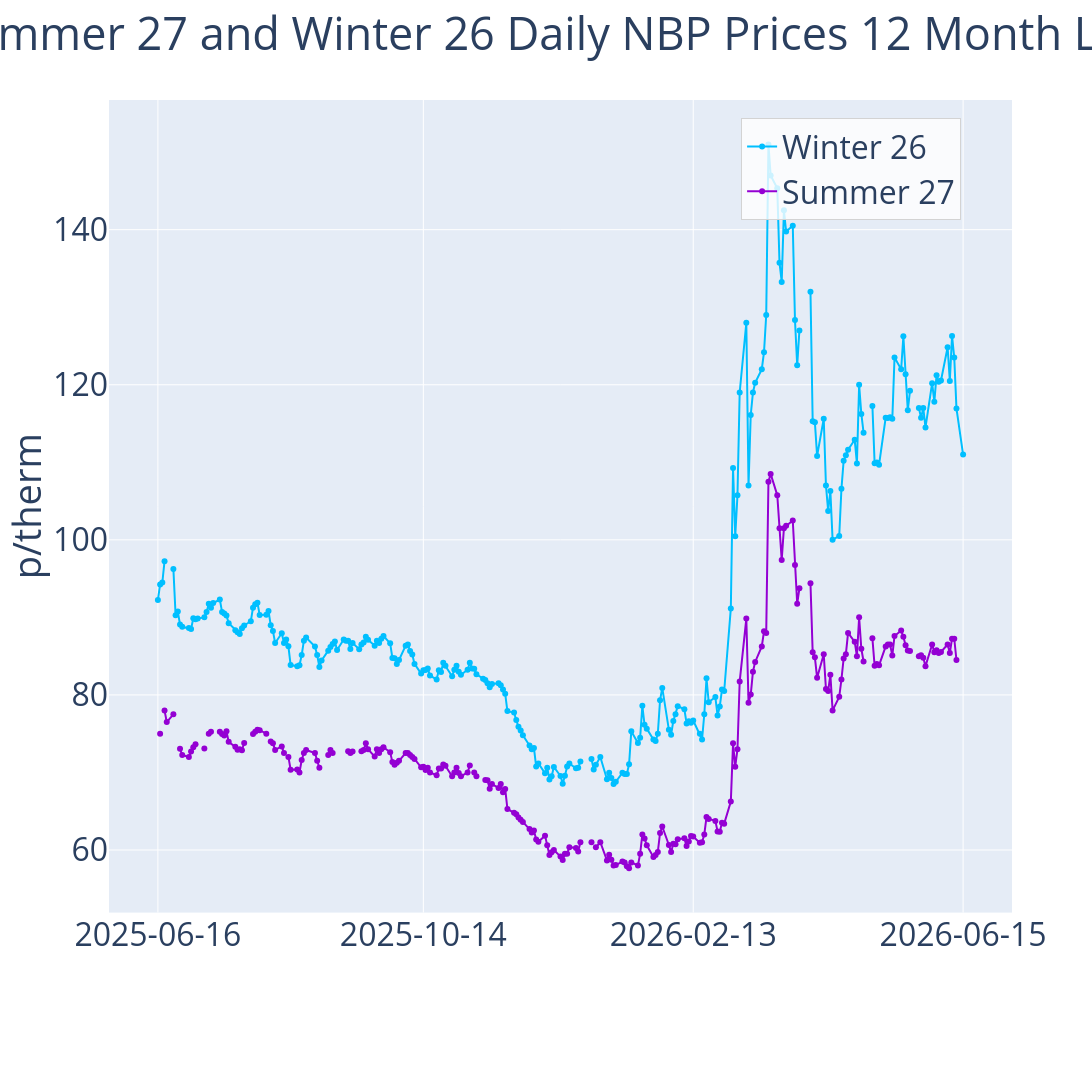

Write notebook code for a chart like this one.
### Code cell
current_date = datetime.date.today()
ed = current_date.strftime('%Y-%m-%d')
sd = (current_date - timedelta(days=365)).strftime('%Y-%m-%d')

symbols = ['GWMS 1!-ICE']
fields = ['volume', 'close',]

my_data = icexl.get_timeseries(symbols, fields, granularity='D', start_date=sd, end_date=ed)

symbols = ['GWMS 2!-ICE']
my_data2 = icexl.get_timeseries(symbols, fields, granularity='D', start_date=sd, end_date=ed)

dates, vols, values = zip(*my_data[1:])  
dates2, vols2, values2 = zip(*my_data2[1:])  

formatted_dates = [date for date in dates]

#sum_volumes = [v + v2 for v, v2 in zip(vols, vols2)]

num_points = len(formatted_dates)
indices = [0, num_points//3, 2*num_points//3, num_points-1]
selected_dates = [formatted_dates[i] for i in indices]

fig1 = make_subplots(
    rows=2, cols=1,
    shared_xaxes=False,  
    vertical_spacing=0.1,  
    row_heights=[0.99, 0.01] 
)


fig1.add_trace(go.Scatter(x=formatted_dates, y=values, mode='lines+markers',marker=dict(color='deepskyblue'), name='Winter 26'),row=1, col=1)

fig1.add_trace(go.Scatter(x=formatted_dates, y=values2, mode='lines+markers',marker=dict(color='darkviolet'), name='Summer 27'),row=1, col=1)


#fig.add_trace(go.Bar(x=formatted_dates, y=sum_volumes, name='Volumes'),row=2, col=1)

fig1.update_layout(title={
        'text': 'Summer 27 and Winter 26 Daily NBP Prices 12 Month Lag',
        'x': 0.5,  # Center the title
        'xanchor': 'center'
    },legend=dict(
        x=0.7,  # Position legend on the chart (left side)
        y=0.98,  # Near the top
        xanchor='left',
        yanchor='top',
        bgcolor='rgba(255, 255, 255, 0.8)', 
        bordercolor='lightgray',
        borderwidth=1
    ),
    title_x=0.5,
    yaxis_title='p/therm',
    showlegend=True,
    xaxis=dict(
        tickmode='array',
        tickvals=[formatted_dates[i] for i in indices],
        ticktext=selected_dates
    ),
       width=1600, 
    height=1600 ,font=dict(size=32)
)

fig1.show()

fig1.write_image(r"C:\Users\diarmuid.egan\OneDrive - Flogas Ireland\Microsoft Teams Chat Files\Pictures\Daily_tv\SandWNBP.png")

### Figure 1 — Plotly figure (JSON) as saved in the notebook; plotly's stock layout.template omitted (floating-point values rounded to 4 significant figures; data arrays with more than 128 entries replaced by an {"elided": "..."} marker saying what was removed)
{"data": [{"marker": {"color": "deepskyblue"}, "mode": "lines+markers", "name": "Winter 26", "type": "scatter", "x": {"elided": "257 str values"}, "xaxis": "x", "y": {"elided": "257 float values"}, "yaxis": "y"}, {"marker": {"color": "darkviolet"}, "mode": "lines+markers", "name": "Summer 27", "type": "scatter", "x": {"elided": "257 str values"}, "xaxis": "x", "y": {"elided": "257 float values"}, "yaxis": "y"}], "layout": {"font": {"size": 32}, "height": 1600, "legend": {"bgcolor": "rgba(255, 255, 255, 0.8)", "bordercolor": "lightgray", "borderwidth": 1, "x": 0.7, "xanchor": "left", "y": 0.98, "yanchor": "top"}, "showlegend": true, "title": {"text": "Summer 27 and Winter 26 Daily NBP Prices 12 Month Lag", "x": 0.5, "xanchor": "center"}, "width": 1600, "xaxis": {"anchor": "y", "autorange": true, "domain": [0, 1], "range": ["2025-05-25 13:41:17.0958", "2026-07-06 10:18:42.9042"], "tickmode": "array", "ticktext": ["2025-06-16", "2025-10-14", "2026-02-13", "2026-06-15"], "tickvals": ["2025-06-16", "2025-10-14", "2026-02-13", "2026-06-15"], "type": "date"}, "xaxis2": {"anchor": "y2", "domain": [0, 1]}, "yaxis": {"anchor": "x", "autorange": true, "domain": [0.109, 1], "range": [52.12, 156.5], "title": {"text": "p/therm"}, "type": "linear"}, "yaxis2": {"anchor": "x2", "domain": [0, 0.009]}}}
